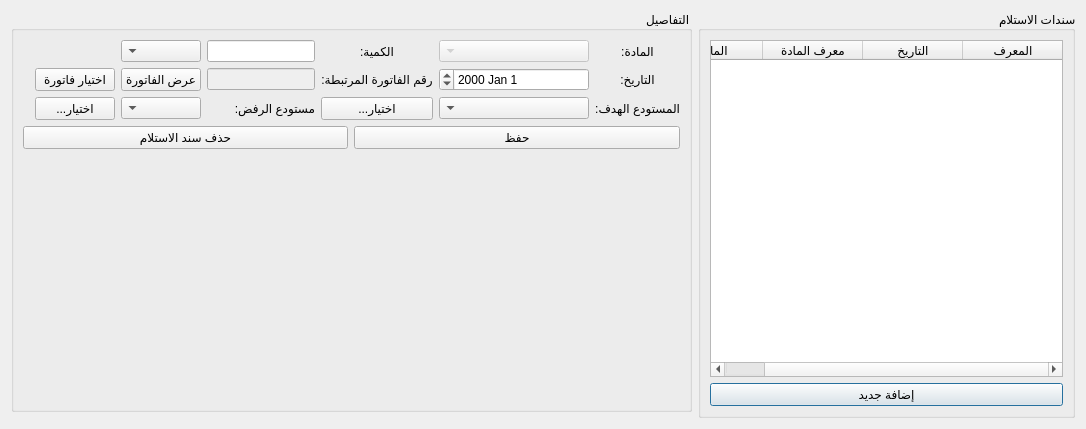
<?xml version="1.0" encoding="UTF-8"?>
<ui version="4.0">
 <class>ReceiptDocs</class>
 <widget class="QDialog" name="ReceiptDocs">
  <property name="windowModality">
   <enum>Qt::WindowModal</enum>
  </property>
  <property name="geometry">
   <rect>
    <x>0</x>
    <y>0</y>
    <width>1086</width>
    <height>429</height>
   </rect>
  </property>
  <property name="windowTitle">
   <string>سندات الاستلام</string>
  </property>
  <property name="layoutDirection">
   <enum>Qt::RightToLeft</enum>
  </property>
  <property name="modal">
   <bool>true</bool>
  </property>
  <layout class="QGridLayout" name="gridLayout_2">
   <item row="0" column="0" rowspan="2">
    <widget class="QGroupBox" name="receipts_groupbox">
     <property name="maximumSize">
      <size>
       <width>400</width>
       <height>16777215</height>
      </size>
     </property>
     <property name="title">
      <string>سندات الاستلام</string>
     </property>
     <layout class="QGridLayout" name="receipts_gridlayout">
      <item row="1" column="0">
       <widget class="QPushButton" name="add_new_receipt_doc_button">
        <property name="text">
         <string>إضافة جديد</string>
        </property>
       </widget>
      </item>
      <item row="0" column="0">
       <widget class="QTableWidget" name="receipt_docs_table">
        <property name="editTriggers">
         <set>QAbstractItemView::NoEditTriggers</set>
        </property>
        <property name="alternatingRowColors">
         <bool>true</bool>
        </property>
        <property name="selectionMode">
         <enum>QAbstractItemView::SingleSelection</enum>
        </property>
        <property name="selectionBehavior">
         <enum>QAbstractItemView::SelectRows</enum>
        </property>
        <property name="verticalScrollMode">
         <enum>QAbstractItemView::ScrollPerPixel</enum>
        </property>
        <property name="horizontalScrollMode">
         <enum>QAbstractItemView::ScrollPerPixel</enum>
        </property>
        <property name="showGrid">
         <bool>true</bool>
        </property>
        <attribute name="verticalHeaderVisible">
         <bool>false</bool>
        </attribute>
        <attribute name="verticalHeaderCascadingSectionResizes">
         <bool>false</bool>
        </attribute>
        <attribute name="verticalHeaderShowSortIndicator" stdset="0">
         <bool>false</bool>
        </attribute>
        <attribute name="verticalHeaderStretchLastSection">
         <bool>false</bool>
        </attribute>
        <column>
         <property name="text">
          <string>المعرف</string>
         </property>
        </column>
        <column>
         <property name="text">
          <string>التاريخ</string>
         </property>
        </column>
        <column>
         <property name="text">
          <string>معرف المادة</string>
         </property>
        </column>
        <column>
         <property name="text">
          <string>المادة</string>
         </property>
        </column>
       </widget>
      </item>
     </layout>
    </widget>
   </item>
   <item row="0" column="1">
    <widget class="QGroupBox" name="details_groupbox">
     <property name="title">
      <string>التفاصيل</string>
     </property>
     <layout class="QGridLayout" name="gridLayout">
      <item row="3" column="1">
       <widget class="QComboBox" name="target_warehouse_combobox"/>
      </item>
      <item row="0" column="2">
       <widget class="QLabel" name="quantity_label">
        <property name="text">
         <string>الكمية:</string>
        </property>
        <property name="alignment">
         <set>Qt::AlignCenter</set>
        </property>
       </widget>
      </item>
      <item row="6" column="1">
       <spacer name="vertical_spacer">
        <property name="orientation">
         <enum>Qt::Vertical</enum>
        </property>
        <property name="sizeHint" stdset="0">
         <size>
          <width>20</width>
          <height>290</height>
         </size>
        </property>
       </spacer>
      </item>
      <item row="1" column="0">
       <widget class="QLabel" name="date_label">
        <property name="text">
         <string>التاريخ:</string>
        </property>
        <property name="alignment">
         <set>Qt::AlignCenter</set>
        </property>
       </widget>
      </item>
      <item row="1" column="1">
       <widget class="QDateEdit" name="date_dateedit"/>
      </item>
      <item row="3" column="2">
       <widget class="QPushButton" name="select_target_warehouse_btn">
        <property name="text">
         <string>...اختيار</string>
        </property>
       </widget>
      </item>
      <item row="1" column="2">
       <widget class="QLabel" name="quantity_label_2">
        <property name="text">
         <string>رقم الفاتورة المرتبطة:</string>
        </property>
        <property name="alignment">
         <set>Qt::AlignCenter</set>
        </property>
       </widget>
      </item>
      <item row="5" column="0" colspan="8">
       <layout class="QHBoxLayout" name="button_layout">
        <item>
         <widget class="QPushButton" name="save_btn">
          <property name="text">
           <string>حفظ</string>
          </property>
         </widget>
        </item>
        <item>
         <widget class="QPushButton" name="delete_receipt_doc_btn">
          <property name="text">
           <string>حذف سند الاستلام</string>
          </property>
         </widget>
        </item>
       </layout>
      </item>
      <item row="0" column="1">
       <widget class="QComboBox" name="materials_combobox">
        <property name="enabled">
         <bool>false</bool>
        </property>
        <property name="minimumSize">
         <size>
          <width>150</width>
          <height>0</height>
         </size>
        </property>
        <property name="styleSheet">
         <string notr="true">color:black;\nbackground-color:white;\nborder:solid 1px;</string>
        </property>
       </widget>
      </item>
      <item row="0" column="0">
       <widget class="QLabel" name="material_label">
        <property name="text">
         <string>المادة:</string>
        </property>
        <property name="alignment">
         <set>Qt::AlignCenter</set>
        </property>
       </widget>
      </item>
      <item row="3" column="0">
       <widget class="QLabel" name="target_warehouse_label">
        <property name="text">
         <string>المستودع الهدف:</string>
        </property>
       </widget>
      </item>
      <item row="0" column="3">
       <widget class="QLineEdit" name="quantity_input"/>
      </item>
      <item row="0" column="4">
       <widget class="QComboBox" name="units_combobox"/>
      </item>
      <item row="1" column="3">
       <widget class="QLineEdit" name="invoice_number_input">
        <property name="enabled">
         <bool>false</bool>
        </property>
        <property name="styleSheet">
         <string notr="true">color:black;\nbackground-color:white;\nborder:solid 1px;</string>
        </property>
        <property name="readOnly">
         <bool>false</bool>
        </property>
       </widget>
      </item>
      <item row="1" column="4">
       <widget class="QPushButton" name="show_invoice_btn">
        <property name="text">
         <string>عرض الفاتورة</string>
        </property>
       </widget>
      </item>
      <item row="1" column="5">
       <widget class="QPushButton" name="pick_invoice_btn">
        <property name="text">
         <string>اختيار فاتورة</string>
        </property>
       </widget>
      </item>
      <item row="3" column="3">
       <widget class="QLabel" name="rejection_warehouse_label">
        <property name="text">
         <string>مستودع الرفض:</string>
        </property>
       </widget>
      </item>
      <item row="3" column="4">
       <widget class="QComboBox" name="rejection_warehouse_combobox"/>
      </item>
      <item row="3" column="5">
       <widget class="QPushButton" name="select_rejection_warehouse_btn">
        <property name="text">
         <string>...اختيار</string>
        </property>
       </widget>
      </item>
      <item row="4" column="2">
       <spacer name="verticalSpacer">
        <property name="orientation">
         <enum>Qt::Vertical</enum>
        </property>
        <property name="sizeHint" stdset="0">
         <size>
          <width>20</width>
          <height>40</height>
         </size>
        </property>
       </spacer>
      </item>
     </layout>
    </widget>
   </item>
  </layout>
 </widget>
 <resources/>
 <connections/>
</ui>
